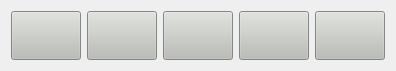
   <widget class="QWidget" name="gridLayoutWidget_2">
    <property name="geometry">
     <rect>
      <x>570</x>
      <y>520</y>
      <width>396</width>
      <height>71</height>
     </rect>
    </property>
    <layout class="QGridLayout" name="gridLayout_2">
     <item row="0" column="3">
      <widget class="QPushButton" name="DugmeKockica3">
       <property name="sizePolicy">
        <sizepolicy hsizetype="Expanding" vsizetype="Expanding">
         <horstretch>0</horstretch>
         <verstretch>0</verstretch>
        </sizepolicy>
       </property>
       <property name="font">
        <font>
         <family>Sans</family>
         <pointsize>18</pointsize>
        </font>
       </property>
       <property name="styleSheet">
        <string notr="true">background-color: rgb(186, 189, 182);</string>
       </property>
       <property name="text">
        <string/>
       </property>
      </widget>
     </item>
     <item row="0" column="6">
      <widget class="QPushButton" name="DugmeKockica4">
       <property name="sizePolicy">
        <sizepolicy hsizetype="Expanding" vsizetype="Expanding">
         <horstretch>0</horstretch>
         <verstretch>0</verstretch>
        </sizepolicy>
       </property>
       <property name="font">
        <font>
         <family>Sans</family>
         <pointsize>18</pointsize>
        </font>
       </property>
       <property name="styleSheet">
        <string notr="true">background-color: rgb(186, 189, 182);</string>
       </property>
       <property name="text">
        <string/>
       </property>
      </widget>
     </item>
     <item row="0" column="1">
      <widget class="QPushButton" name="DugmeKockica1">
       <property name="sizePolicy">
        <sizepolicy hsizetype="Expanding" vsizetype="Expanding">
         <horstretch>0</horstretch>
         <verstretch>0</verstretch>
        </sizepolicy>
       </property>
       <property name="font">
        <font>
         <family>Sans</family>
         <pointsize>18</pointsize>
        </font>
       </property>
       <property name="styleSheet">
        <string notr="true">background-color: rgb(186, 189, 182);</string>
       </property>
       <property name="text">
        <string/>
       </property>
      </widget>
     </item>
     <item row="0" column="2">
      <widget class="QPushButton" name="DugmeKockica2">
       <property name="sizePolicy">
        <sizepolicy hsizetype="Expanding" vsizetype="Expanding">
         <horstretch>0</horstretch>
         <verstretch>0</verstretch>
        </sizepolicy>
       </property>
       <property name="font">
        <font>
         <family>Sans</family>
         <pointsize>18</pointsize>
        </font>
       </property>
       <property name="styleSheet">
        <string notr="true">background-color: rgb(186, 189, 182);</string>
       </property>
       <property name="text">
        <string/>
       </property>
      </widget>
     </item>
     <item row="0" column="7">
      <widget class="QPushButton" name="DugmeKockica5">
       <property name="sizePolicy">
        <sizepolicy hsizetype="Expanding" vsizetype="Expanding">
         <horstretch>0</horstretch>
         <verstretch>0</verstretch>
        </sizepolicy>
       </property>
       <property name="font">
        <font>
         <family>Sans</family>
         <pointsize>18</pointsize>
        </font>
       </property>
       <property name="styleSheet">
        <string notr="true">background-color: rgb(186, 189, 182);</string>
       </property>
       <property name="text">
        <string/>
       </property>
      </widget>
     </item>
    </layout>
   </widget>
